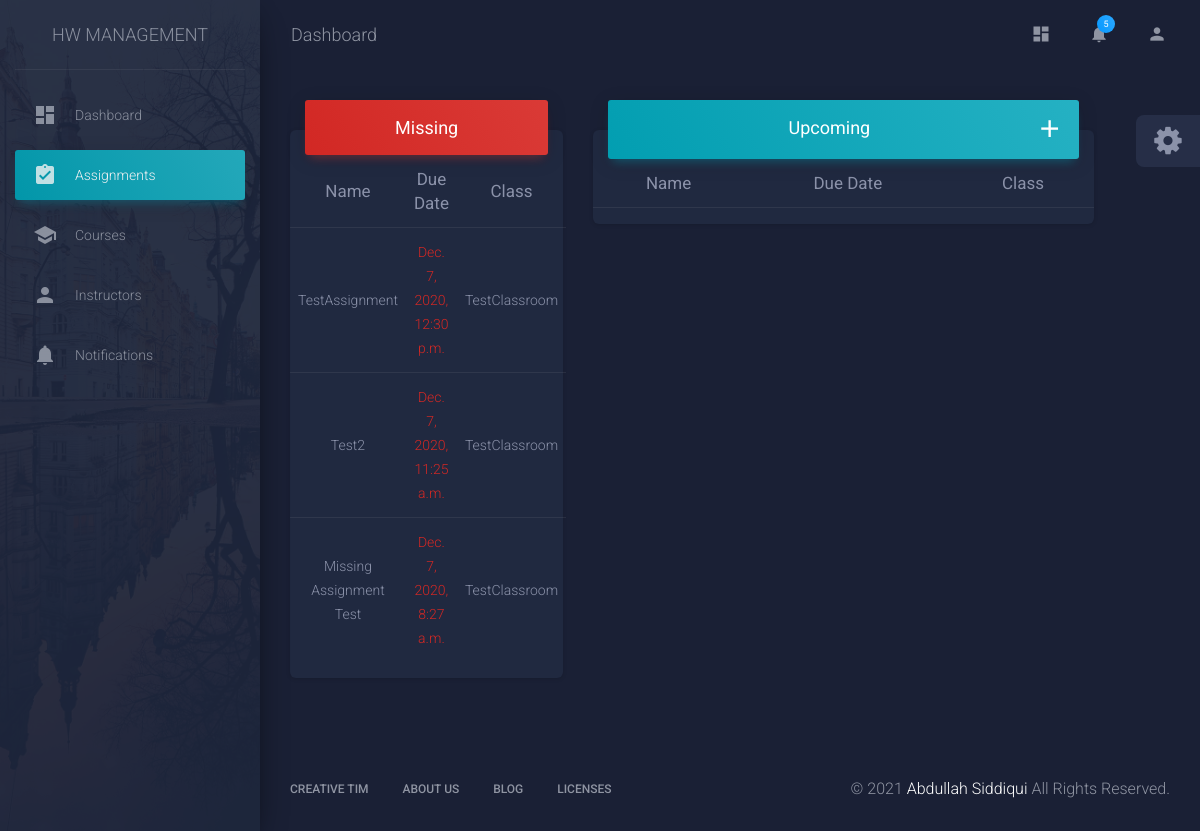
The app's page /assignment/, older data.
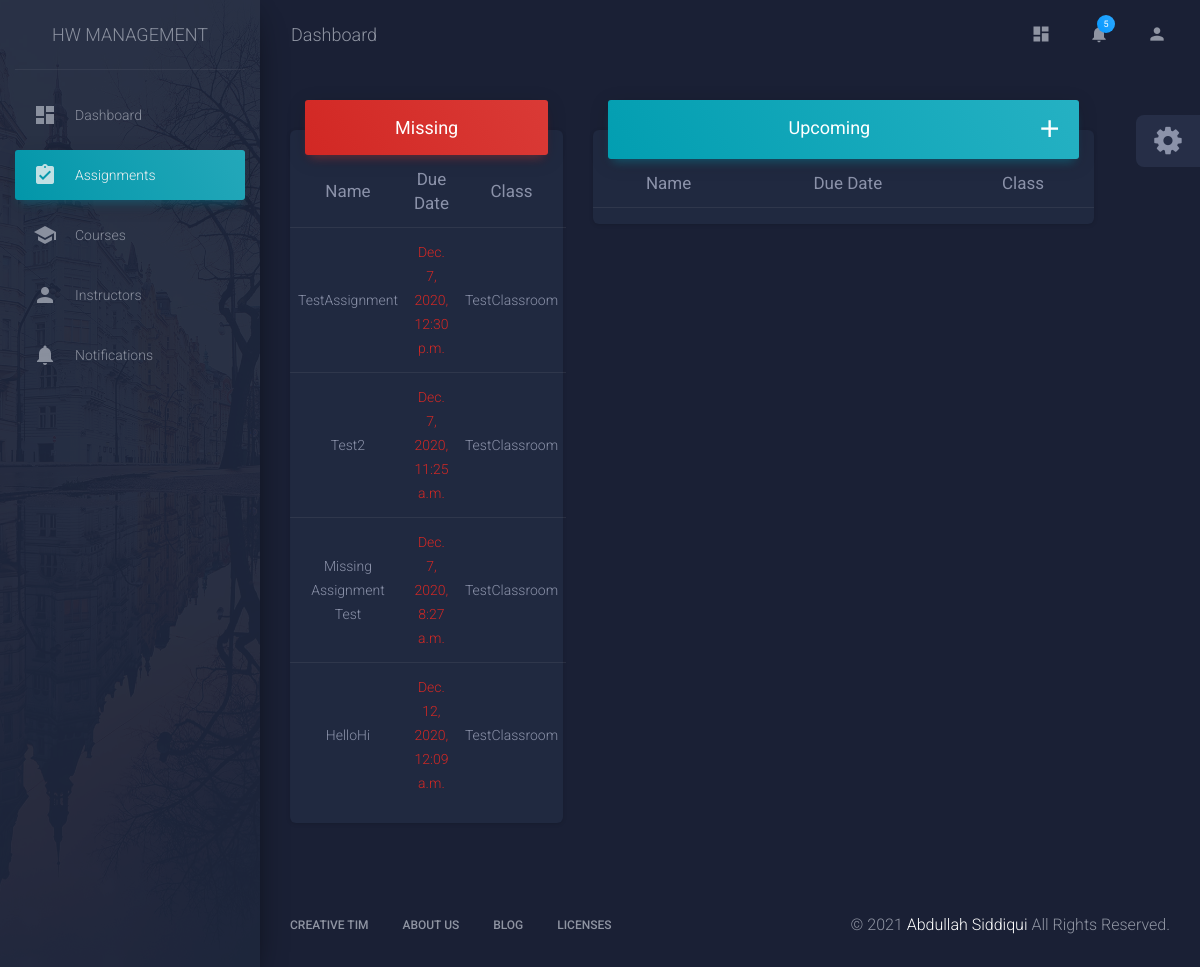
The same page, newer data.
### HomeworkManagementApp/models.py (models this page shows, shortened)
class Assignment(models.Model):
    assignment_name = models.CharField(max_length=50)
    assignment_description = models.CharField(max_length=100, blank=True)
    assignment_class = models.ForeignKey(Classroom, on_delete=models.CASCADE)
    date_assigned = models.DateTimeField(default=timezone.now)
    due_date = models.DateTimeField()
    file_attachment = models.FileField(blank=True, null=True)
    def time_ago(self):
        return self.due_date <= timezone.now()

class Classroom(models.Model):
    class_name = models.CharField(max_length=50)
    class_description = models.CharField(max_length=100)
    teacher = models.ManyToManyField(Teacher)
    class_syllabus = models.FileField(blank=True)
    def __str__(self):
        return self.class_name

### HomeworkManagementApp/views.py (the view)
# urls.py: path('assignment/', views.AssignmentView.as_view(), name='assignment'),
class AssignmentView(TemplateView):
    template_name = 'HomeworkManagementApp/assignment.html'
    def get_context_data(self, **kwargs):
        context = super().get_context_data(**kwargs)
        context['assignments'] = Assignment.objects.all()
        return context

### templates/HomeworkManagementApp/assignment.html (shortened to what this page needs)
{% extends 'base.html' %}
{% block content %}
<div class="row">
        <div class="col-sm-4">
            <div class="card card-nav-tabs">
                <h4 class="card-header card-header-danger text-center">
                    <strong>Missing</strong>
                </h4>
                {% if assignments %}
                        <ul class="list-group list-group-flush">
                            <table class="table text-center">
                                <thead class=" text-primary">
                                    <th>
                                        <strong>Name</strong>
                                    </th>
                                    <th>
                                        <strong>Due Date</strong>
                                    </th>
                                    <th>
                                        <strong>Class</strong>
                                    </th>
                                </thead>
                                <tbody>
                            {% for assignment in assignments %}
                                {% if assignment.time_ago %}
                                        <tr>
                                            <td>
                                                {{ assignment.assignment_name }}
                                            </td>
                                            <td class="text-danger">
                                                {{ assignment.due_date }}
                                            </td>
                                            <td>
                                                {{ assignment.assignment_class }}
                                            </td>
                                        </tr>
                                {% endif %}
                            {% endfor %}
                                </tbody>
                            </table>
                        </ul>
                {% endif %}
            </div>
        </div>
        <div class="col-sm-7">
        <div class="card card-nav-tabs">
            <h4 class="card-header card-header-info text-center">
                <strong>Upcoming</strong>
                <a href="{% url 'new-assignment' %}">
                    <i class="material-icons justify-content-center float-right" style="font-size: 160%">add</i>
                </a>
            </h4>
         {% if assignments %}
                <ul class="list-group list-group-flush">
                    <table class="table text-center">
                        <thead class=" text-primary">
                            <th>
                                <strong>Name</strong>
                            </th>
                            <th>
                                <strong>Due Date</strong>
                            </th>
                            <th>
                                <strong>Class</strong>
                            </th>
                        </thead>
                    </table>
                </ul>
        {% endif %}
        </div>
    </div>
</div>
{% endblock %}

### templates/base.html (shortened to what this page needs)
{% load static %}
<!DOCTYPE html>
<html lang="en">
<head>
    <link rel="stylesheet" href="https://maxcdn.bootstrapcdn.com/font-awesome/latest/css/font-awesome.min.css">
    <link href="{% static 'css/material-dashboard.css' %}" rel="stylesheet"/>
    <link rel="stylesheet" href="https://cdnjs.cloudflare.com/ajax/libs/tempusdominus-bootstrap-4/5.38.0/css/tempusdominus-bootstrap-4.min.css" />
</head>
<body class="dark-edition">
<div class="wrapper ">
    {% include 'navbar.html' %}
    <div class="main-panel">
        <nav class="navbar navbar-expand-lg navbar-transparent navbar-absolute fixed-top " id="navigation-example">
            <div class="container-fluid">
                <div class="navbar-wrapper">
                    <a class="navbar-brand" href="javascript:void(0)">Dashboard</a>
                </div>
                <div class="collapse navbar-collapse justify-content-end">
                    <ul class="navbar-nav">
                        <li class="nav-item">
                            <a class="nav-link" href="javascript:void(0)">
                                <i class="material-icons">dashboard</i>
                            </a>
                        </li>
                        <li class="nav-item dropdown">
                            <a class="nav-link" href="javscript:void(0)" id="navbarDropdownMenuLink"
                               data-toggle="dropdown" aria-haspopup="true" aria-expanded="false">
                                <i class="material-icons">notifications</i>
                                <span class="notification">5</span>
                            </a>
                        </li>
                        <li class="nav-item">
                            <a class="nav-link" href="javascript:void(0)">
                                <i class="material-icons">person</i>
                            </a>
                        </li>
                    </ul>
                </div>
            </div>
        </nav>
        <div class="content">
            <div class="container-fluid">
            {% block content %}
            {% endblock %}
            </div>
        </div>
        <footer class="footer">
            <div class="container-fluid">
                <nav class="float-left">
                    <ul>
                        <li>
                            <a href="https://www.creative-tim.com">
                                Creative Tim
                            </a>
                        </li>
                        <li>
                            <a href="https://creative-tim.com/presentation">
                                About Us
                            </a>
                        </li>
                        <li>
                            <a href="http://blog.creative-tim.com">
                                Blog
                            </a>
                        </li>
                        <li>
                            <a href="https://www.creative-tim.com/license">
                                Licenses
                            </a>
                        </li>
                    </ul>
                </nav>
                <div class="copyright float-right" id="date">
                    <a href="https://abdullahqsiddiqui.tech" target="_blank">Abdullah Siddiqui</a> All Rights Reserved.
                </div>
            </div>
        </footer>
    </div>
</div>
<div class="fixed-plugin">
    <div class="dropdown show-dropdown">
        <a href="#" data-toggle="dropdown">
            <i class="fa fa-cog fa-2x"> </i>
        </a>
    </div>
</div>
<link href="https://unpkg.com/gijgo@1.9.13/css/gijgo.min.css" rel="stylesheet" type="text/css"/>
</body>
</html>

### templates/navbar.html
{% load static %}
<div class="sidebar" data-color="azure" data-background-color="black" data-image="{% static 'img/sidebar-2.jpg' %}">
    <div class="logo"><a href="{% url 'home' %}" class="simple-text logo-normal">
        HW Management
    </a></div>
    <div class="sidebar-wrapper">
        <ul class="nav">
            {% with url_name=request.resolver_match.url_name %}
                <li class="nav-item {% if url_name == 'home' %}active{% endif %}">
                    <a class="nav-link" href="{% url 'home' %}">
                        <i class="material-icons">dashboard</i>
                        <p>Dashboard</p>
                    </a>
                </li>
                <li class="nav-item {% if url_name == 'assignment'%}active{% endif %}">
                    <a class="nav-link" href="{% url 'assignment' %}">
                        <i class="material-icons">assignment_turned_in</i>
                        <p>Assignments</p>
                    </a>
                </li>
                <li class="nav-item {% if url_name == 'course' %}active{% endif %}">
                    <a class="nav-link" href="{% url 'course' %}">
                        <i class="material-icons">school</i>
                        <p>Courses</p>
                    </a>
                </li>
                <li class="nav-item {% if url_name == 'instructor' %}active{% endif %}">
                    <a class="nav-link" href="{% url 'instructor' %}">
                        <i class="material-icons">person</i>
                        <p>Instructors</p>
                    </a>
                </li>
                <li class="nav-item {% if url_name == 'index' %}active{% endif %}">
                    <a class="nav-link" href="./notifications.html">
                        <i class="material-icons">notifications</i>
                        <p>Notifications</p>
                    </a>
                </li>
            {% endwith %}
        </ul>
    </div>
</div>

Row changes from the older to the newer data that the page shows:
added Assignment: assignment_name "HelloHi", due_date "Dec. 12, 2020, 12:09 a.m.", assignment_class "TestClassroom"
